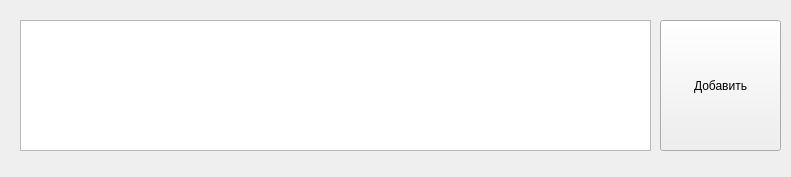
<?xml version="1.0" encoding="UTF-8"?>
<ui version="4.0">
 <class>Form</class>
 <widget class="QWidget" name="Form">
  <property name="geometry">
   <rect>
    <x>0</x>
    <y>0</y>
    <width>791</width>
    <height>177</height>
   </rect>
  </property>
  <property name="windowTitle">
   <string>Form</string>
  </property>
  <widget class="QTextEdit" name="textEdit">
   <property name="geometry">
    <rect>
     <x>20</x>
     <y>20</y>
     <width>631</width>
     <height>131</height>
    </rect>
   </property>
  </widget>
  <widget class="QPushButton" name="pushButton">
   <property name="geometry">
    <rect>
     <x>660</x>
     <y>20</y>
     <width>121</width>
     <height>131</height>
    </rect>
   </property>
   <property name="text">
    <string>Добавить</string>
   </property>
  </widget>
 </widget>
 <resources/>
 <connections/>
</ui>
